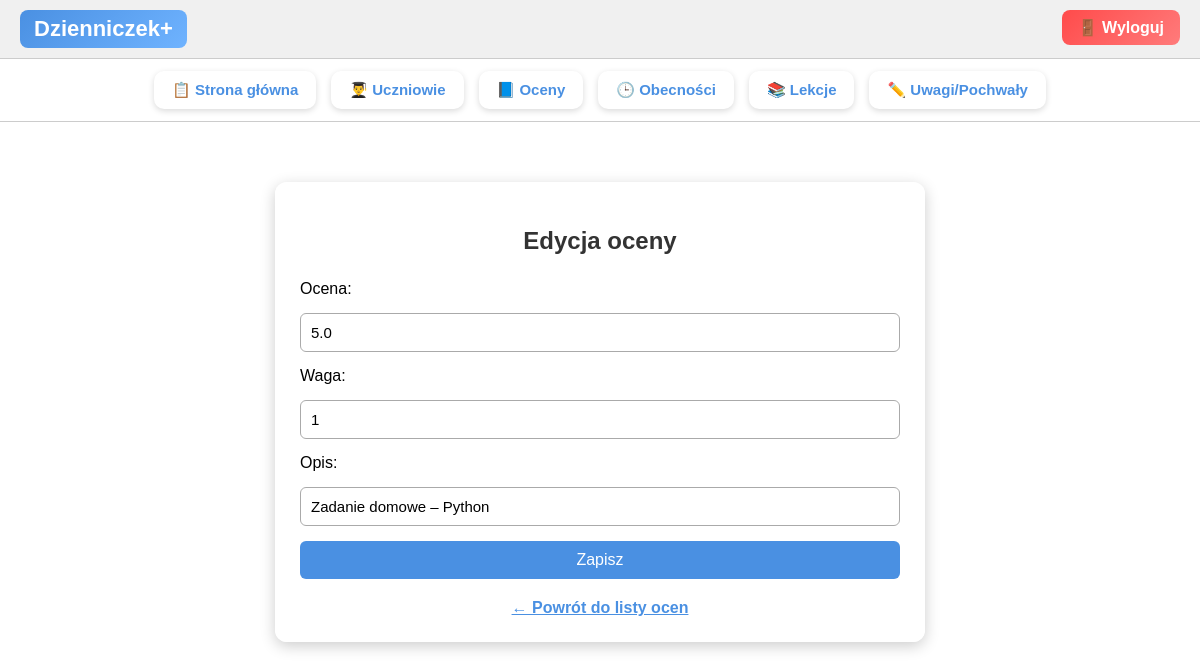
The app's page /oceny_edytuj.php?id=2 (signed in) with its own data.
### tables this page shows
CREATE TABLE `oceny` (
  `id_oceny` int(11) NOT NULL,
  `id_ucznia` int(11) DEFAULT NULL,
  `id_przedmiotu` int(11) DEFAULT NULL,
  `ocena` decimal(3,1) DEFAULT NULL,
  `waga` int(11) DEFAULT NULL,
  `opis` varchar(100) DEFAULT NULL,
  `data` date DEFAULT NULL
);

### oceny_edytuj.php (the view, shortened to what this page needs)
<?php
require 'config.php';
$id = intval($_GET['id']);
$check = $conn->query("
    SELECT o.*, p.id_nauczyciela
    FROM oceny o
    JOIN przedmioty p ON o.id_przedmiotu = p.id_przedmiotu
    WHERE o.id_oceny = $id
");
$ocena = $check->fetch_assoc();
?>
<!DOCTYPE html>
<html lang="pl">
<head>
</head>
<body>
<div class="menu">
    <span class="logo-box">Dzienniczek+</span>
    <a href="/dziennik_elektroniczny/logout.php" class="logout-btn">🚪 Wyloguj</a>
</div>
<div class="top-tiles">
    <div class="top-tile"><a href="index_logged.php">📋 Strona główna</a></div>
    <div class="top-tile"><a href="uczniowie.php">👨‍🎓 Uczniowie</a></div>
    <div class="top-tile"><a href="oceny.php">📘 Oceny</a></div>
    <div class="top-tile"><a href="obecnosci.php">🕒 Obecności</a></div>
    <div class="top-tile"><a href="lekcje.php">📚 Lekcje</a></div>
    <div class="top-tile"><a href="uwagi.php">✏️ Uwagi/Pochwały</a></div>
</div>
<div class="overlay">
    <h2>Edycja oceny</h2>
    <form method="POST">
        <label>Ocena:</label>
        <input type="number" step="0.5" name="ocena" value="<?= $ocena['ocena'] ?>" required>
        <label>Waga:</label>
        <input type="number" name="waga" value="<?= $ocena['waga'] ?>" required>
        <label>Opis:</label>
        <input type="text" name="opis" value="<?= $ocena['opis'] ?>">
        <button type="submit" name="zapisz">Zapisz</button>
    </form>
    <a class="back" href="oceny.php">← Powrót do listy ocen</a>
</div>
</body>
</html>

### oceny_edytuj.php (style rules this page uses)
.menu { background:#f0f0f0; padding:10px 20px; border-bottom:1px solid #ccc; }
.logo-box { font-size:22px; font-weight:bold; padding:6px 14px; border-radius:8px; background: linear-gradient(135deg, #4a90e2, #6fb3ff); color:white; display:inline-block; }
.logout-btn { float:right; background: linear-gradient(135deg, #ff4b4b, #ff7b7b); color:white; padding:8px 16px; border-radius:8px; font-weight:bold; text-decoration:none; }
.top-tiles { display:flex; gap:15px; padding:12px 20px; background: rgba(255,255,255,0.85); border-bottom:1px solid #ccc; justify-content:center; flex-wrap:wrap; }
.top-tile { background:white; padding:10px 18px; border-radius:10px; box-shadow:0 2px 6px rgba(0,0,0,0.15); font-size:15px; font-weight:bold; transition:0.2s; }
.top-tile a { color:#4a90e2; text-decoration:none; }
body { font-family: Arial, sans-serif; background: url('szkola.jpg') no-repeat center center fixed; background-size: cover; margin: 0; }
.overlay { background: rgba(255, 255, 255, 0.85); width: 50%; margin: 60px auto; padding: 25px; border-radius: 12px; box-shadow: 0 4px 15px rgba(0,0,0,0.2); }
h2 { text-align: center; margin-bottom: 25px; color: #333; }
form { display: flex; flex-direction: column; gap: 15px; }
input { padding: 10px; border-radius: 6px; border: 1px solid #aaa; font-size: 15px; }
button { padding: 10px; background: #4a90e2; color: white; border: none; border-radius: 6px; cursor: pointer; font-size: 16px; }
.back { display: block; margin-top: 20px; text-align: center; color: #4a90e2; text-decoration: underline; font-weight: bold; font-size: 16px; }

### records on screen
oceny: ocena "5.0", waga "1", opis "Zadanie domowe – Python"
